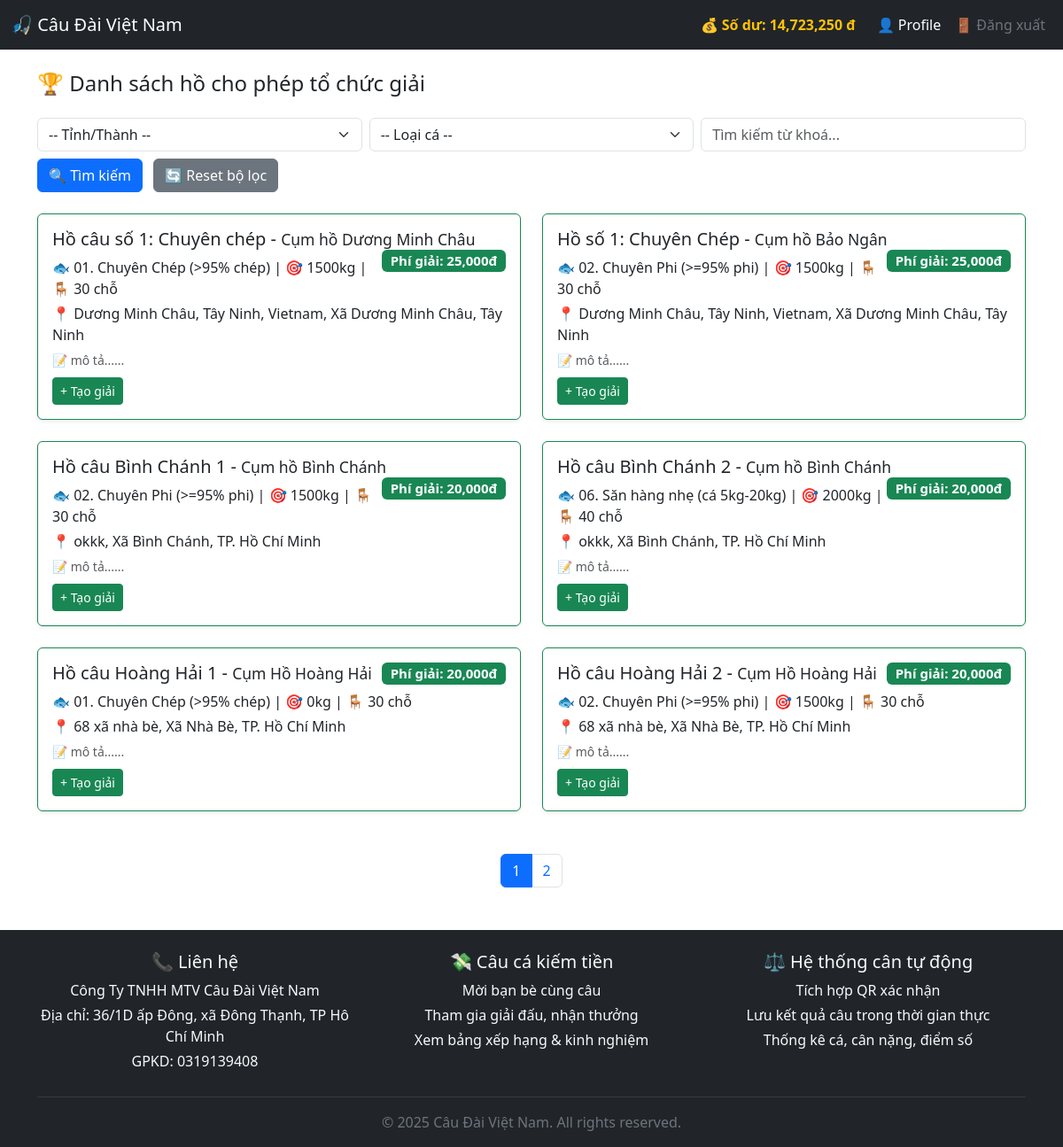
Page /cauca/canthu/giai/giai_ho_cau.php (signed in) on the committed database.
### tables this page shows
CREATE TABLE `users` (
  `id` int NOT NULL,
  `user_code` varchar(40) DEFAULT NULL,
  `phone` varchar(12) DEFAULT NULL,
  `password` varchar(255) NOT NULL,
  `nickname` varchar(30) DEFAULT 'Nick name...',
  `email` varchar(100) DEFAULT 'Email...',
  `vai_tro` enum('admin','moderator','canthu','chuho','guest') NOT NULL DEFAULT 'canthu',
  `full_name` varchar(100) DEFAULT 'Họ và Tên...',
  `bank_account` varchar(50) DEFAULT 'Số tài khoản...',
  `bank_info` enum('970436-Vietcombank','970415-VietinBank','970418-BIDV','970405-Agribank','970407-Techcombank','970422-MBbank','970423-TPBank','970403-Sacombank','970432-VPBank','970416-ACB') DEFAULT NULL,
  `qr_image_path` varchar(255) DEFAULT NULL,
  `CCCD_number` varchar(20) DEFAULT 'Số CCCD...',
  `balance` decimal(12,2) DEFAULT '100000.00',
  `balance_ref` decimal(12,2) DEFAULT '50000.00',
  `ref_code` varchar(20) DEFAULT '0935192079',
  `user_exp` int DEFAULT '10',
  `cnt_ho` int NOT NULL DEFAULT '0',
  `cnt_xa` int NOT NULL DEFAULT '0',
  `cnt_giai` int NOT NULL DEFAULT '0',
  `cnt_game` int NOT NULL DEFAULT '0',
  `user_lever` int DEFAULT '1',
  `user_note` varchar(200) DEFAULT 'Ghi chú user...',
  `review_status` enum('yes','no') DEFAULT 'yes',
  `created_at` datetime DEFAULT CURRENT_TIMESTAMP,
  `status` enum('Chưa xác minh','Đã xác minh','Tạm dừng','banned') NOT NULL DEFAULT 'Chưa xác minh'
);

CREATE TABLE `ho_cau` (
  `id` int NOT NULL,
  `ho_cau_code` varchar(40) DEFAULT NULL,
  `cum_ho_id` int NOT NULL,
  `loai_ca_id` int DEFAULT NULL,
  `ten_ho` varchar(255) NOT NULL,
  `dien_tich` float DEFAULT '1500',
  `max_chieu_dai_can` float DEFAULT '540',
  `max_truc_theo` float DEFAULT '30',
  `mo_ta` varchar(500) DEFAULT 'mô tả...',
  `cam_moi` varchar(200) DEFAULT 'cấm mồi...',
  `status` enum('admin_tam_khoa','chuho_tam_khoa','dong_vinh_vien','dang_hoat_dong','tam_dung') DEFAULT 'dang_hoat_dong',
  `ly_do_dong` varchar(200) DEFAULT 'lý do đóng hồ...',
  `luong_ca` int DEFAULT '1500',
  `so_cho_ngoi` int DEFAULT '30',
  `cho_phep_danh_game` tinyint(1) DEFAULT '1',
  `cho_phep_danh_giai` tinyint(1) DEFAULT '1',
  `gia_game` int DEFAULT '30000',
  `gia_giai` int DEFAULT '20000',
  `cho_phep_xoi` tinyint NOT NULL DEFAULT '1',
  `gia_xoi` int NOT NULL DEFAULT '50000',
  `cho_phep_khoen` tinyint NOT NULL DEFAULT '1',
  `gia_khoen` int NOT NULL DEFAULT '100000',
  `cho_phep_danh_thit` tinyint(1) DEFAULT '1',
  `created_at` datetime DEFAULT CURRENT_TIMESTAMP,
  `cho_phep_heo` tinyint NOT NULL DEFAULT '1',
  `gia_heo` int NOT NULL DEFAULT '0',
  `cho_phep_xe_heo` tinyint NOT NULL DEFAULT '1',
  `gia_xe_heo` int NOT NULL DEFAULT '0'
);

CREATE TABLE `cum_ho` (
  `id` int NOT NULL,
  `cum_ho_code` varchar(40) DEFAULT NULL,
  `xa_id` int NOT NULL,
  `chu_ho_id` int NOT NULL,
  `ten_cum_ho` varchar(255) NOT NULL,
  `dia_chi` varchar(200) DEFAULT 'địa chỉ...',
  `google_map_url` varchar(255) DEFAULT 'maps.google.com',
  `mo_ta` varchar(1000) DEFAULT 'mô tả...',
  `status` enum('admin_tam_khoa','chuho_tam_khoa','dang_chay') DEFAULT 'dang_chay',
  `last_transferred_at` datetime DEFAULT CURRENT_TIMESTAMP,
  `created_at` datetime DEFAULT CURRENT_TIMESTAMP
);

CREATE TABLE `loai_ca` (
  `id` int NOT NULL,
  `ten_ca` varchar(100) NOT NULL,
  `mo_ta` varchar(200) DEFAULT 'mô tả...',
  `trang_thai` enum('hoat_dong','an') DEFAULT 'hoat_dong',
  `created_at` datetime DEFAULT CURRENT_TIMESTAMP
);

CREATE TABLE `dm_xa_phuong` (
  `id` int NOT NULL,
  `ten_xa_phuong` varchar(100) NOT NULL,
  `ma_xa_phuong` varchar(20) DEFAULT NULL,
  `tinh_id` int NOT NULL,
  `is_active` tinyint(1) NOT NULL DEFAULT '1',
  `created_at` datetime DEFAULT CURRENT_TIMESTAMP
);

CREATE TABLE `dm_tinh` (
  `id` int NOT NULL,
  `ten_tinh` varchar(100) NOT NULL,
  `ma_tinh` varchar(20) DEFAULT NULL,
  `ghi_chu` varchar(255) DEFAULT NULL,
  `created_at` datetime DEFAULT CURRENT_TIMESTAMP
);

### cauca/canthu/giai/giai_ho_cau.php (the view, shortened to what this page needs)
<?php
require_once __DIR__ . '/../../../connect.php';
$keyword = isset($_GET['keyword']) ? trim($_GET['keyword']) : '';
$page = isset($_GET['page']) ? max(1, (int)$_GET['page']) : 1;
$limit = 6;
$offset = ($page - 1) * $limit;
$conditions = [];
$params = [];
$conditions[] = "h.status = 'dang_hoat_dong'";
$conditions[] = "h.cho_phep_danh_giai = 1";
$conditions[] = "c.status = 'dang_chay'";
$where_sql = implode(" AND ", $conditions);
$total_sql = "SELECT COUNT(*)
FROM ho_cau h
JOIN cum_ho c ON h.cum_ho_id = c.id
JOIN dm_xa_phuong x ON c.xa_id = x.id
JOIN dm_tinh t ON x.tinh_id = t.id
LEFT JOIN loai_ca l ON h.loai_ca_id = l.id
WHERE $where_sql";
$stmt_total = $pdo->prepare($total_sql);
$stmt_total->execute($params);
$total_items = $stmt_total->fetchColumn();
$total_pages = ceil($total_items / $limit);
$sql = "
SELECT h.*, c.ten_cum_ho, c.dia_chi,
       x.ten_xa_phuong, t.ten_tinh,
       l.ten_ca
FROM ho_cau h
JOIN cum_ho c ON h.cum_ho_id = c.id
JOIN dm_xa_phuong x ON c.xa_id = x.id
JOIN dm_tinh t ON x.tinh_id = t.id
LEFT JOIN loai_ca l ON h.loai_ca_id = l.id
WHERE $where_sql
ORDER BY h.gia_giai DESC, h.ten_ho ASC
LIMIT $limit OFFSET $offset
";
$stmt = $pdo->prepare($sql);
$stmt->execute($params);
$ds_ho = $stmt->fetchAll();
?>
<?php include_once '../../../includes/header.php'; ?>
<link href="https://cdn.jsdelivr.net/npm/bootstrap@5.3.3/dist/css/bootstrap.min.css" rel="stylesheet">
<div class="container mt-4">
  <h4 class="mb-4">🏆 Danh sách hồ cho phép tổ chức giải</h4>
  <form method="get" class="row g-2 mb-4">
    <div class="col-md-4">
      <select name="tinh_id" class="form-select">
        <option value="0">-- Tỉnh/Thành --</option>
      </select>
    </div>
    <div class="col-md-4">
      <select name="loai_ca_id" class="form-select">
        <option value="0">-- Loại cá --</option>
      </select>
    </div>
    <div class="col-md-4">
      <input type="text" name="keyword" value="<?= htmlspecialchars($keyword) ?>" class="form-control" placeholder="Tìm kiếm từ khoá...">
    </div>
    <div class="col-12">
      <button class="btn btn-primary" type="submit">🔍 Tìm kiếm</button>
      <a href="giai_ho_cau.php" class="btn btn-secondary ms-2">🔄 Reset bộ lọc</a>
    </div>
  </form>
  <div class="row">
    <?php foreach ($ds_ho as $ho): ?>
      <div class="col-md-6 mb-4">
        <div class="card border-success shadow-sm">
          <div class="card-body">
            <h5 class="card-title">
              <?= htmlspecialchars($ho['ten_ho']) ?> - <small><?= htmlspecialchars($ho['ten_cum_ho']) ?></small>
              <span class="badge <?= $ho['gia_giai'] >= 50000 ? 'bg-danger' : ($ho['gia_giai'] >= 30000 ? 'bg-warning text-dark' : 'bg-success') ?> float-end" title="Phí tổ chức giải cá tại hồ này">
                Phí giải: <?= number_format($ho['gia_giai']) ?>đ
              </span>
            </h5>
            <p class="mb-1" title="Loại cá chính trong hồ">🐟 <?= htmlspecialchars($ho['ten_ca']) ?> | 🎯 <?= $ho['luong_ca'] ?>kg | 🪑 <?= $ho['so_cho_ngoi'] ?> chỗ</p>
            <p class="mb-1">📍 <?= htmlspecialchars($ho['dia_chi']) ?>, <?= $ho['ten_xa_phuong'] ?>, <?= $ho['ten_tinh'] ?></p>
            <small class="text-muted" title="Mô tả hồ">📝 <?= htmlspecialchars(substr($ho['mo_ta'], 0, 100)) ?>...</small>
            <br><a href="giai_create.php?ho_id=<?= $ho['id'] ?>" class="btn btn-sm btn-success mt-2">+ Tạo giải</a>
          </div>
        </div>
      </div>
    <?php endforeach; ?>
  </div>
  <?php if ($total_pages > 1): ?>
    <nav aria-label="Page navigation">
      <ul class="pagination justify-content-center mt-4">
        <?php for ($p = 1; $p <= $total_pages; $p++): ?>
          <li class="page-item <?= ($p == $page) ? 'active' : '' ?>">
            <a class="page-link" href="?<?= http_build_query(array_merge($_GET, ['page' => $p])) ?>"><?= $p ?></a>
          </li>
        <?php endfor; ?>
      </ul>
    </nav>
  <?php endif; ?>
</div>
<?php include '../../../includes/footer.php'; ?>

### includes/header.php (shortened to what this page needs)
<?php
require_once __DIR__ . '/../connect.php';
$user = $_SESSION['user'] ?? null;
$isLoggedIn = $user !== null;
$vai_tro = $user['vai_tro'] ?? null;
$user_id = $user['id'] ?? null;
?>
<!DOCTYPE html>
<html lang="vi">
<head>
<link href="https://cdn.jsdelivr.net/npm/bootstrap@5.3.3/dist/css/bootstrap.min.css" rel="stylesheet">
</head>
<body>
<nav class="navbar navbar-expand-lg navbar-dark bg-dark">
    <div class="container-fluid">
<a class="navbar-brand" href="/index.php">🎣 Câu Đài Việt Nam</a>
        <div class="collapse navbar-collapse" id="navbarNav">
            <?php if ($isLoggedIn && in_array($vai_tro, ['canthu', 'chuho'])): ?>
                <?php
                    $stmt = $pdo->prepare("SELECT balance FROM users WHERE id = :id");
                    $stmt->execute(['id' => $user_id]);
                    $u = $stmt->fetch(PDO::FETCH_ASSOC);
                    $so_du = isset($u['balance']) ? (float)$u['balance'] : 0;
                    $balance_link = ($vai_tro === 'canthu')
                        ? '/cauca/canthu/balance.php'
                        : '/cauca/chuho/balance.php';
                ?>
                <div class="me-3 text-white">
                    <a href="<?= $balance_link ?>" class="text-decoration-none text-warning fw-bold">
                        💰 Số dư: <?= number_format($so_du) ?> đ
                    </a>
                </div>
            <?php endif; ?>
<ul class="navbar-nav">
    <?php if ($isLoggedIn): ?>
        <li class="nav-item">
            <?php
                $profile_link = '/';
                if ($vai_tro === 'canthu') {
                    $profile_link = '/cauca/canthu/profile.php';
                } elseif ($vai_tro === 'chuho') {
                    $profile_link = '/cauca/chuho/profile.php';
                }
            ?>
            <a class="nav-link text-white" href="<?= $profile_link ?>">👤 Profile</a>
        </li>
        <li class="nav-item">
            <a class="nav-link text-secondary" href="/auth/logout.php">🚪 Đăng xuất</a>
        </li>
    <?php else: ?>
        <li class="nav-item"><a class="nav-link" href="/auth/login.php">Đăng nhập</a></li>
    <?php endif; ?>
</ul>
        </div>
    </div>
</nav>

### rows in the picture
users: balance "14,723,250"
ho_cau: ten_ho "Hồ câu số 1: Chuyên chép", cum_ho.ten_cum_ho "Cụm hồ Dương Minh Châu", gia_giai "25,000", loai_ca.ten_ca "01. Chuyên Chép (>95% chép)", luong_ca "1500", so_cho_ngoi "30", cum_ho.dia_chi "Dương Minh Châu, Tây Ninh, Vietnam", dm_xa_phuong.ten_xa_phuong "Xã Dương Minh Châu", dm_tinh.ten_tinh "Tây Ninh", mo_ta "mô tả..."
ho_cau: ten_ho "Hồ số 1: Chuyên Chép", cum_ho.ten_cum_ho "Cụm hồ Bảo Ngân", gia_giai "25,000", loai_ca.ten_ca "02. Chuyên Phi (>=95% phi)", luong_ca "1500", so_cho_ngoi "30", cum_ho.dia_chi "Dương Minh Châu, Tây Ninh, Vietnam", dm_xa_phuong.ten_xa_phuong "Xã Dương Minh Châu", dm_tinh.ten_tinh "Tây Ninh", mo_ta "mô tả..."
ho_cau: ten_ho "Hồ câu Bình Chánh 1", cum_ho.ten_cum_ho "Cụm hồ Bình Chánh", gia_giai "20,000", loai_ca.ten_ca "02. Chuyên Phi (>=95% phi)", luong_ca "1500", so_cho_ngoi "30", cum_ho.dia_chi "okkk", dm_xa_phuong.ten_xa_phuong "Xã Bình Chánh", dm_tinh.ten_tinh "TP. Hồ Chí Minh", mo_ta "mô tả..."
ho_cau: ten_ho "Hồ câu Bình Chánh 2", cum_ho.ten_cum_ho "Cụm hồ Bình Chánh", gia_giai "20,000", loai_ca.ten_ca "06. Săn hàng nhẹ (cá 5kg-20kg)", luong_ca "2000", so_cho_ngoi "40", cum_ho.dia_chi "okkk", dm_xa_phuong.ten_xa_phuong "Xã Bình Chánh", dm_tinh.ten_tinh "TP. Hồ Chí Minh", mo_ta "mô tả..."
ho_cau: ten_ho "Hồ câu Hoàng Hải 1", cum_ho.ten_cum_ho "Cụm Hồ Hoàng Hải", gia_giai "20,000", loai_ca.ten_ca "01. Chuyên Chép (>95% chép)", luong_ca "0", so_cho_ngoi "30", cum_ho.dia_chi "68 xã nhà bè", dm_xa_phuong.ten_xa_phuong "Xã Nhà Bè", dm_tinh.ten_tinh "TP. Hồ Chí Minh", mo_ta "mô tả..."
ho_cau: ten_ho "Hồ câu Hoàng Hải 2", cum_ho.ten_cum_ho "Cụm Hồ Hoàng Hải", gia_giai "20,000", loai_ca.ten_ca "02. Chuyên Phi (>=95% phi)", luong_ca "1500", so_cho_ngoi "30", cum_ho.dia_chi "68 xã nhà bè", dm_xa_phuong.ten_xa_phuong "Xã Nhà Bè", dm_tinh.ten_tinh "TP. Hồ Chí Minh", mo_ta "mô tả..."
